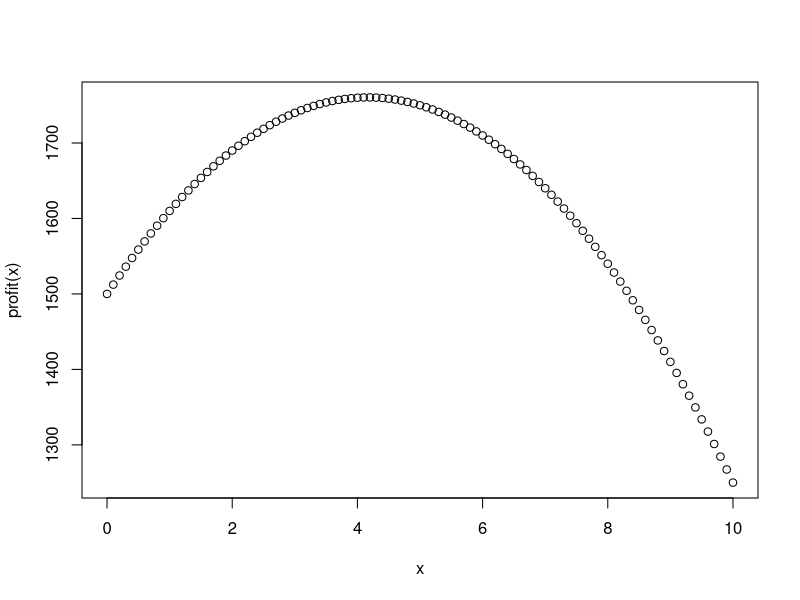

Generate this figure with R: (Note: this script raises an error after producing the figure.)
#problem1
#a
profit = function(rebate) {(1500 - 100*rebate)*(1+.15*rebate)}
dprofit = function(rebate){fprime(profit,rebate)}
x = seq(0,10,0.1)
plot(x,profit(x))
newton(dprofit,2)
profit(4.16666)
#A rebate of $417 will maximize profit to $1760.42

#b
saleIncrease = seq(0.05, 0.50, 0.01)
bestRebate = 0
highestProfit = 0
for(i in 1:length(saleIncrease)) {
  profit = function(rebate) {(1500 - 100*rebate)*(1+saleIncrease[i]*rebate)}
  dprofit = function(rebate){fprime(profit,rebate)}
  bestRebate[i] = newton(dprofit, 0)
  highestProfit[i] = profit(bestRebate)
}

result = data.frame(saleIncrease = saleIncrease, bestRebate = bestRebate, highestProfit = highestProfit)
print(result)

#c
saleIncrease = seq(0.1, 0.15, 0.01)
bestRebate = 0
highestProfit = 0
for(i in 1:length(saleIncrease)) {
  profit = function(rebate) {(1500 - 100*rebate)*(1+saleIncrease[i]*rebate)}
  dprofit = function(rebate){fprime(profit,rebate)}
  bestRebate[i] = newton(dprofit, 0)
  highestProfit[i] = profit(bestRebate)
}

result = data.frame(saleIncrease = saleIncrease, bestRebate = bestRebate, highestProfit = highestProfit)
print(result)
#a 10% increase in sales for each $100 dollar rebate means a best rebate of $250 and a maximum profit of $1562.50

#d
#A reduction in profit would occur whenever the rebate offer counteracted the increase in sales that it created

#Problem2
#Sensitivity analysis
cost = seq(0.35, 0.55, 0.01)
whenSell = 0
maxProfit = 0
for(i in 1:length(cost)) {
  profit = function(days) {(0.65-0.01*days)*(200+5*days)-cost[i]*days}
  dprofit = function(days) {fprime(profit,days)}
  whenSell[i] = newton(dprofit, 0)
  maxProfit[i] = profit(whenSell)
}
result = data.frame(cost = cost, sellOnDay = whenSell, maxProfit = maxProfit)
print(result)
#the cost to keep the pig does not really effect the maximum profit too much
#it averages around 133 dollars. It does, however, effect the date to sell
#on by a moderate amount, varying from nine to seven days.

#Switch feed?
days = seq(0, 20,1)
profit = function(days) {(0.65-0.01*days)*(200+7*days)-.60*days}
dprofit = function(days) {fprime(profit,days)}
plot(days, profit(days), type = "l")
ans = newton(dprofit,0)
print(ans)
print(profit(ans))

#under the new feed, you should sell after 13 days and will make
#a profit of 143 dollars so you should switch becuase you are gaining
#more profit potentially

#minimum improvement?
growthrate = seq(5,7,0.1)
maxProfit = 0
for(i in 1:length(growthrate)) {
  newfeedprofit = function(days) {(0.65-0.01*days)*(200+growthrate[i]*days)-.60*days}
  dnewfeedprofit = function(days) {fprime(newfeedprofit,days)}
  ans = newton(dnewfeedprofit,5)
  maxProfit[i] = newfeedprofit(ans)
}
result = data.frame(growth_rate = growthrate, whenSell = ans,maxProfit = maxProfit)
print(result)
#the new feed should increase growth rate by at least .5 to have any increase in
#profit, however an increase by 2 will make the increase in profit more worthwhile
#as that increases profit by 10 dollars

##Lesson5
#Problem 1
#f = population of Fin whales
#b = population of Blue whales
rF = 0.08 #intrinsic growth rate of Fin whales
rB = 0.05 #intrinsic growth rate of Blue Whales
KF = 400000 #maximum sustainable population of Fin whales
KB = 150000 #maximum sustainable population of Blue whales
a = 0.00000001 #effects ofcompetition
#W = number of whales total
#t = time (years)
#assume: W = B + F

#objective functions:
dF = function(f, b) {rF*f*(1-(f/KF) - a*f*b)}
dB = function(f, b) {rB*b*(1-(b/KB) - a*f*b)}

#a) maximize dW = dF + dB
W = function(f,b) {dF(f,b) + dB(f,b)}
dW = function(f,b) {gradient(W,a,b)}


##Lesson7
problem1 = function(x1,x2) {x1*(600-3*x1+x2) + x2*(800-2*x2+x1)}


##Lesson9
#problem1
obj = function(x) {
  (600-3*x[1]+x[2])*x[1]
  +(800-2*x[2]+x[1])*x[2]
}
Aeq = matrix(c(12,5),nrow = 1)
Beq = matrix(2500)

X = list(x = seq(100,500), y = seq(100,500))
Z = Outer(obj, X)

contour(X$x,X$y, -Z)
abline(a = 500,b = -12/5, col = "red",lwd = 3)


x0 = c(100,500)

#ans = solnl(x0, objfun = obj,Aeq = Aeq,Beq = Beq)

#problem5
obj = function(x) {
  (x*(10+22*x[1]^-0.5+1.3*x[2]^-0.1)) -
    (18*x[1]) +
    (x[2]*(5+15*x[2]^-0.5+0.8*x[1]^-0.08)) -
    (10*x[2])
}
X = list(x = seq(0,500), y = seq(0,500))
#Z = Outer(obj, X)



